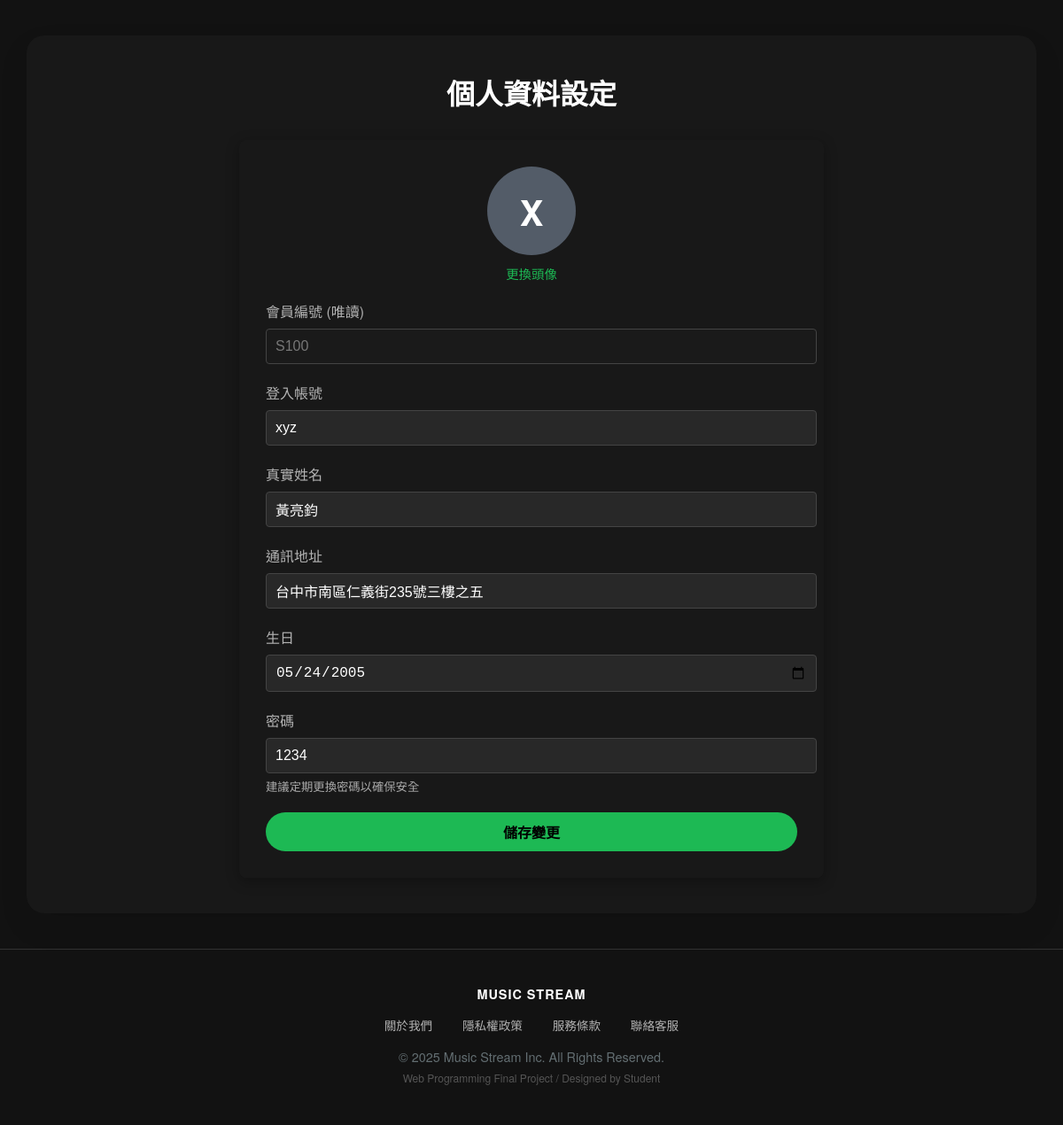
The page /final/profile.php (signed in) on the database as committed earlier.
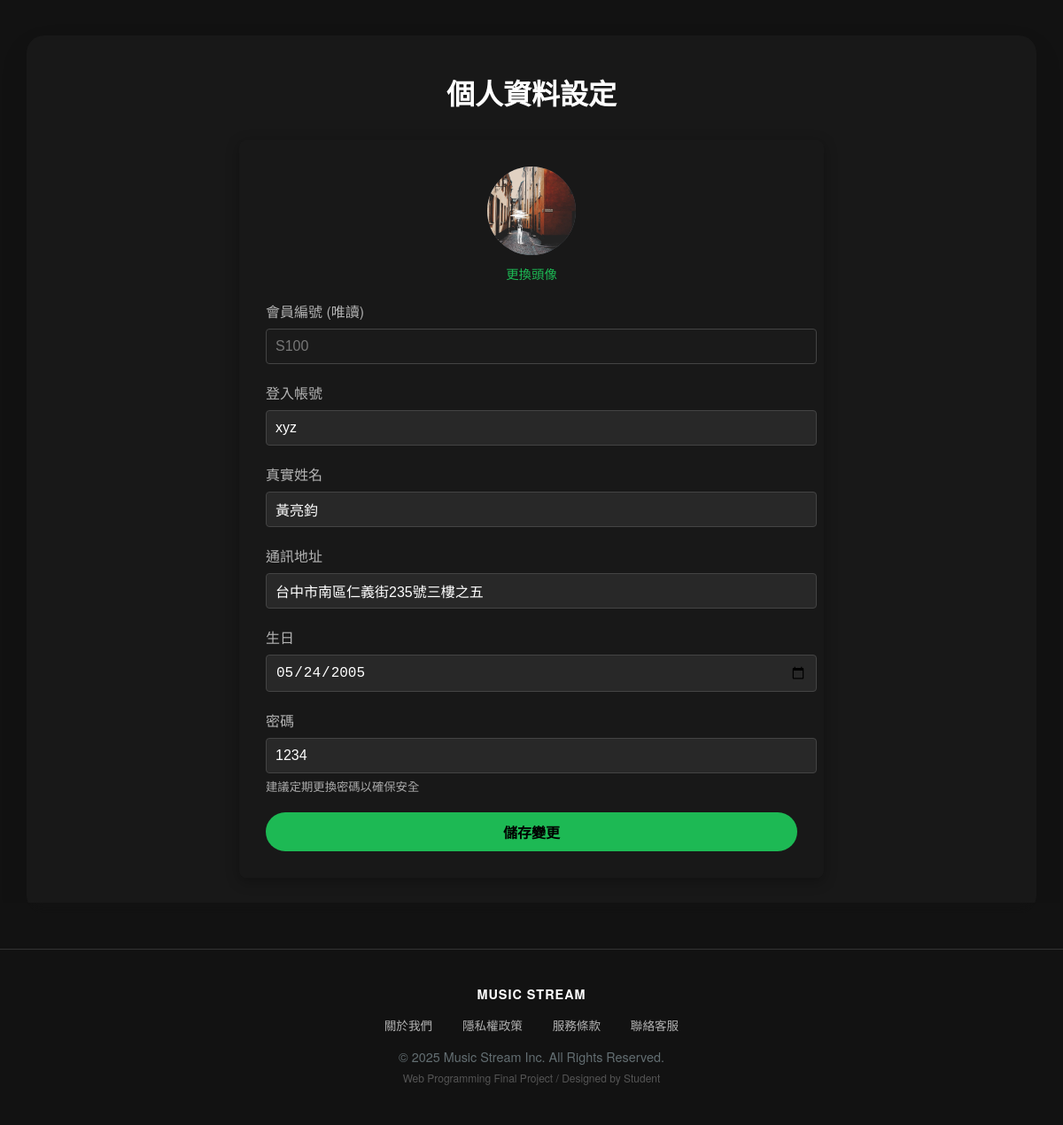
The same page on the database as committed later.
### tables this page shows
CREATE TABLE `students` (
  `sno` char(4) NOT NULL COMMENT '學號',
  `name` varchar(10) NOT NULL COMMENT '姓名',
  `address` varchar(255) NOT NULL COMMENT '地址',
  `birthday` date NOT NULL COMMENT '生日',
  `username` char(10) NOT NULL COMMENT '帳號',
  `password` char(10) NOT NULL COMMENT '密碼',
  `role` varchar(10) NOT NULL DEFAULT 'user',
  `picture` varchar(255) DEFAULT NULL COMMENT '頭像路徑'
);

### final/profile.php (the view, shortened to what this page needs)
<?php
require_once("../DB/DB_open.php");
$username = $_SESSION["username"];
$sql = "SELECT * FROM students WHERE username = '$username'";
$result = mysqli_query($link, $sql);
$row = mysqli_fetch_assoc($result);
$name = htmlspecialchars($row['name']);
$address = htmlspecialchars($row['address']);
$birthday = htmlspecialchars($row['birthday']);
$password = htmlspecialchars($row['password']);
$sno = htmlspecialchars($row['sno']);
?>
<?php
require_once("inc/header.php");
?>
    <link rel="stylesheet" href="css/common.css">
    <link rel="stylesheet" href="css/music.css">
</head>
<body>
    <div id="content-container" style="padding-top: 20px;">
        <h1 style="text-align: center; margin-bottom: 30px;">個人資料設定</h1>
        <div class="profile-container">
            <form action="profile_act.php" method="post" enctype="multipart/form-data">
                <div style="text-align: center; margin-bottom: 20px;">
                    <?php
                        $pic_path = isset($row['picture']) && $row['picture'] ? "img/avatars/" . $row['picture'] : null;
                    ?>
                    <div id="avatar-preview-container" style="width: 100px; height: 100px; border-radius: 50%; background: #535c68; margin: 0 auto; display: flex; align-items: center; justify-content: center; overflow: hidden; position: relative;">
                        <?php if ($pic_path && file_exists($pic_path)): ?>
                            <img src="<?php echo $pic_path; ?>" style="width: 100%; height: 100%; object-fit: cover;">
                        <?php else: ?>
                            <span style="font-size: 2.5rem; color: white; font-weight: bold;">
                                <?php echo strtoupper(substr($username, 0, 1)); ?>
                            </span>
                        <?php endif; ?>
                    </div>
                    <label for="avatar-input" style="color: var(--accent-color); cursor: pointer; display: block; margin-top: 10px; font-size: 0.9rem;">更換頭像</label>
                </div>
                <div class="form-group">
                    <label>會員編號 (唯讀)</label>
                    <input type="text" value="<?php echo $sno; ?>" readonly>
                </div>
                <div class="form-group">
                    <label>登入帳號</label>
                    <input type="text" name="username" value="<?php echo $username; ?>" required>
                </div>
                <div class="form-group">
                    <label>真實姓名</label>
                    <input type="text" name="name" value="<?php echo $name; ?>" required>
                </div>
                <div class="form-group">
                    <label>通訊地址</label>
                    <input type="text" name="address" value="<?php echo $address; ?>" required>
                </div>
                <div class="form-group">
                    <label>生日</label>
                    <input type="date" name="birthday" value="<?php echo $birthday; ?>" required>
                </div>
                <div class="form-group">
                    <label>密碼</label>
                    <input type="text" name="password" value="<?php echo $password; ?>" required>
                    <small style="color: #aaa; display: block; margin-top: 5px;">建議定期更換密碼以確保安全</small>
                </div>
                <button type="submit" class="btn-save">儲存變更</button>
            </form>
        </div>
    </div>
</body>
</html>

Rows that differ between the two databases and show on the page:
changed students "黃亮鈞": picture: picture added
Other text that changed with them:
substr($username, 0, 1): "X" → (not shown)
